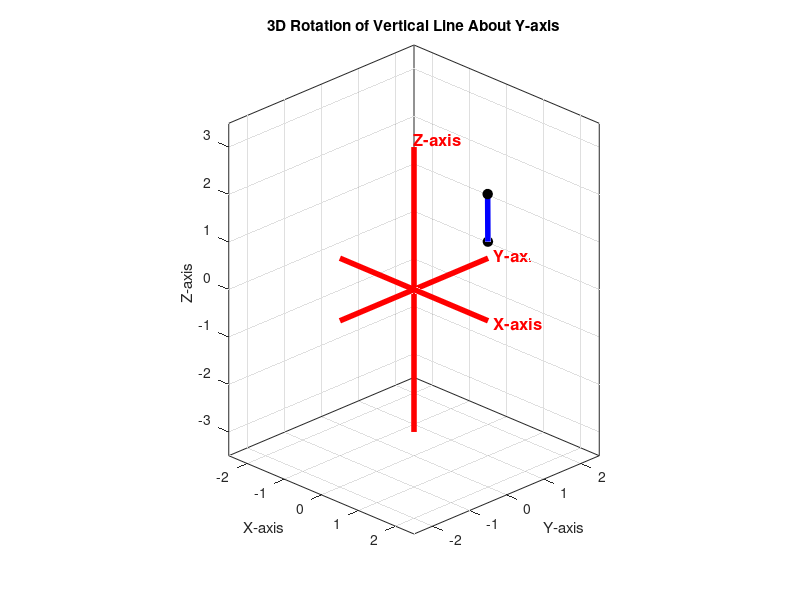

Write MATLAB code to recreate this figure.
clc; clear; close all

% 1. Rotation matrix about Y-axis
Ry = @(theta) [cos(theta) 0 sin(theta); 0 1 0; -sin(theta) 0 cos(theta)];

% 2. Vertical line coordinates 
L1 = [1 1; 1 1; 1 2];

theta = 0:0.03:10*pi;

figure('Color','w')
hold on

% Initial position of rotating vertical line [cite: 45]
L2 = Ry(theta(1)) * L1; 

% Plot rotating vertical line and end points [cite: 46, 47]
hLine = plot3(L2(1,:), L2(2,:), L2(3,:), 'b', 'LineWidth', 4);
hPts = plot3(L2(1,:), L2(2,:), L2(3,:), 'ko', 'MarkerFaceColor','k', 'MarkerSize', 7);

% -------------------------------
% Red coordinate axes [cite: 48]
% -------------------------------
plot3([-2 2], [0 0], [0 0], 'r', 'LineWidth', 4);
plot3([0 0], [-2 2], [0 0], 'r', 'LineWidth', 4);
plot3([0 0], [0 0], [-3 3], 'r', 'LineWidth', 4);

% Axis labels
text(2.15, 0, 0, 'X-axis', 'Color', 'r', 'FontSize', 12, 'FontWeight', 'bold');
text(0, 2.15, 0, 'Y-axis', 'Color', 'r', 'FontSize', 12, 'FontWeight', 'bold');
text(0, 0, 3.15, 'Z-axis', 'Color', 'r', 'FontSize', 12, 'FontWeight', 'bold');

% Graph settings
axis equal; axis([-2.5 2.5 -2.5 2.5 -3.5 3.5]);
grid on; box on; view(45, 25);
xlabel('X-axis'); ylabel('Y-axis'); zlabel('Z-axis');
title('3D Rotation of Vertical Line About Y-axis');

% Animation Loop [cite: 49, 50, 51]
for i = 1:length(theta)
    % Update coordinates using the Y-axis matrix
    L2 = Ry(theta(i)) * L1; 

    % Update the plot objects (Ensure these are on single lines)
    set(hLine, 'XData', L2(1,:), 'YData', L2(2,:), 'ZData', L2(3,:));
    set(hPts, 'XData', L2(1,:), 'YData', L2(2,:), 'ZData', L2(3,:));
    
    drawnow;
    pause(0.01);
end
